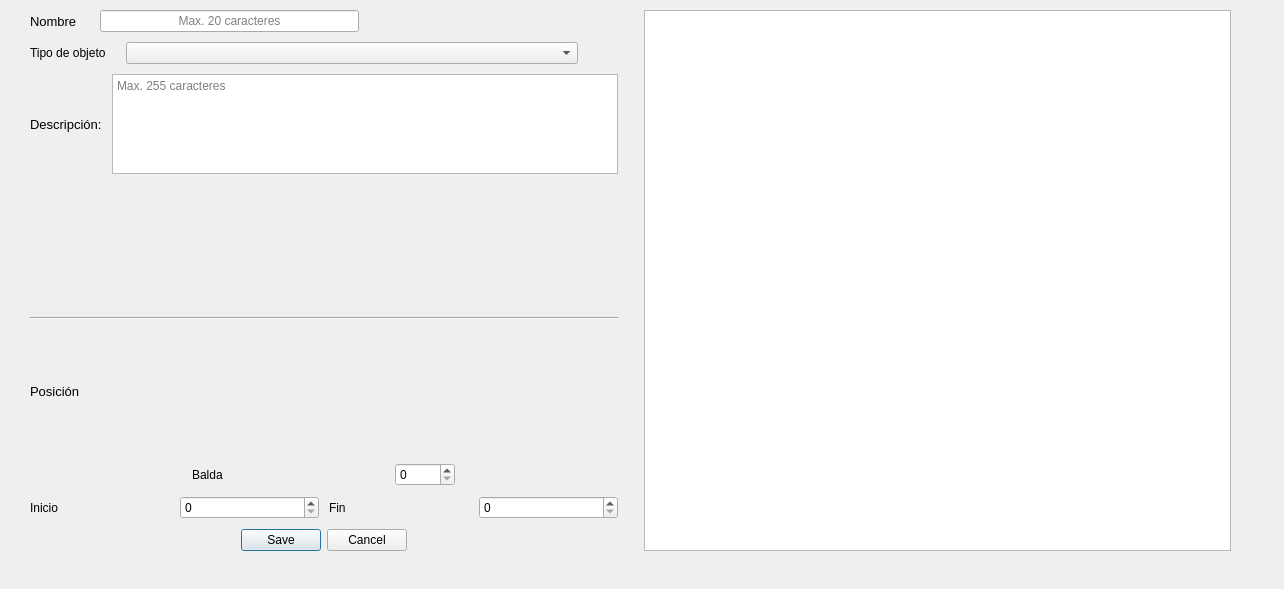
<?xml version="1.0" encoding="UTF-8"?>
<ui version="4.0">
 <class>Dialog</class>
 <widget class="QDialog" name="Dialog">
  <property name="geometry">
   <rect>
    <x>0</x>
    <y>0</y>
    <width>1284</width>
    <height>589</height>
   </rect>
  </property>
  <property name="sizePolicy">
   <sizepolicy hsizetype="Fixed" vsizetype="Fixed">
    <horstretch>0</horstretch>
    <verstretch>0</verstretch>
   </sizepolicy>
  </property>
  <property name="windowTitle">
   <string>Dialog</string>
  </property>
  <widget class="QWidget" name="horizontalLayoutWidget">
   <property name="geometry">
    <rect>
     <x>30</x>
     <y>10</y>
     <width>1201</width>
     <height>541</height>
    </rect>
   </property>
   <layout class="QHBoxLayout" name="horizontalLayout_4">
    <property name="sizeConstraint">
     <enum>QLayout::SetMaximumSize</enum>
    </property>
    <item>
     <layout class="QVBoxLayout" name="verticalLayout_2">
      <property name="spacing">
       <number>10</number>
      </property>
      <property name="sizeConstraint">
       <enum>QLayout::SetDefaultConstraint</enum>
      </property>
      <item>
       <layout class="QHBoxLayout" name="horizontalLayout">
        <property name="sizeConstraint">
         <enum>QLayout::SetDefaultConstraint</enum>
        </property>
        <item>
         <widget class="QLabel" name="label">
          <property name="sizePolicy">
           <sizepolicy hsizetype="Maximum" vsizetype="Preferred">
            <horstretch>0</horstretch>
            <verstretch>0</verstretch>
           </sizepolicy>
          </property>
          <property name="minimumSize">
           <size>
            <width>50</width>
            <height>0</height>
           </size>
          </property>
          <property name="maximumSize">
           <size>
            <width>50</width>
            <height>16777215</height>
           </size>
          </property>
          <property name="font">
           <font>
            <pointsize>10</pointsize>
           </font>
          </property>
          <property name="text">
           <string>Nombre</string>
          </property>
         </widget>
        </item>
        <item>
         <spacer name="horizontalSpacer_5">
          <property name="orientation">
           <enum>Qt::Horizontal</enum>
          </property>
          <property name="sizeType">
           <enum>QSizePolicy::Minimum</enum>
          </property>
          <property name="sizeHint" stdset="0">
           <size>
            <width>10</width>
            <height>20</height>
           </size>
          </property>
         </spacer>
        </item>
        <item>
         <widget class="QLineEdit" name="textName_2">
          <property name="maxLength">
           <number>20</number>
          </property>
          <property name="cursorPosition">
           <number>0</number>
          </property>
          <property name="alignment">
           <set>Qt::AlignCenter</set>
          </property>
          <property name="placeholderText">
           <string>Max. 20 caracteres</string>
          </property>
         </widget>
        </item>
        <item>
         <spacer name="horizontalSpacer">
          <property name="orientation">
           <enum>Qt::Horizontal</enum>
          </property>
          <property name="sizeHint" stdset="0">
           <size>
            <width>40</width>
            <height>20</height>
           </size>
          </property>
         </spacer>
        </item>
       </layout>
      </item>
      <item>
       <layout class="QHBoxLayout" name="horizontalLayout_2">
        <item>
         <widget class="QLabel" name="label_2">
          <property name="sizePolicy">
           <sizepolicy hsizetype="Maximum" vsizetype="Preferred">
            <horstretch>0</horstretch>
            <verstretch>0</verstretch>
           </sizepolicy>
          </property>
          <property name="minimumSize">
           <size>
            <width>10</width>
            <height>0</height>
           </size>
          </property>
          <property name="text">
           <string>Tipo de objeto</string>
          </property>
         </widget>
        </item>
        <item>
         <spacer name="horizontalSpacer_6">
          <property name="orientation">
           <enum>Qt::Horizontal</enum>
          </property>
          <property name="sizeType">
           <enum>QSizePolicy::Maximum</enum>
          </property>
          <property name="sizeHint" stdset="0">
           <size>
            <width>10</width>
            <height>20</height>
           </size>
          </property>
         </spacer>
        </item>
        <item>
         <widget class="QComboBox" name="comboBox">
          <property name="sizePolicy">
           <sizepolicy hsizetype="Minimum" vsizetype="Fixed">
            <horstretch>0</horstretch>
            <verstretch>0</verstretch>
           </sizepolicy>
          </property>
         </widget>
        </item>
        <item>
         <spacer name="horizontalSpacer_2">
          <property name="orientation">
           <enum>Qt::Horizontal</enum>
          </property>
          <property name="sizeType">
           <enum>QSizePolicy::Maximum</enum>
          </property>
          <property name="sizeHint" stdset="0">
           <size>
            <width>40</width>
            <height>20</height>
           </size>
          </property>
         </spacer>
        </item>
       </layout>
      </item>
      <item>
       <layout class="QHBoxLayout" name="horizontalLayout_3">
        <item>
         <widget class="QLabel" name="label_4">
          <property name="font">
           <font>
            <pointsize>10</pointsize>
           </font>
          </property>
          <property name="text">
           <string>Descripción:</string>
          </property>
         </widget>
        </item>
        <item>
         <widget class="QPlainTextEdit" name="etDescription">
          <property name="maximumSize">
           <size>
            <width>16777215</width>
            <height>100</height>
           </size>
          </property>
          <property name="placeholderText">
           <string>Max. 255 caracteres</string>
          </property>
         </widget>
        </item>
       </layout>
      </item>
      <item>
       <widget class="QLabel" name="label_5">
        <property name="font">
         <font>
          <pointsize>20</pointsize>
          <weight>75</weight>
          <bold>true</bold>
         </font>
        </property>
        <property name="text">
         <string/>
        </property>
        <property name="alignment">
         <set>Qt::AlignCenter</set>
        </property>
        <property name="textInteractionFlags">
         <set>Qt::NoTextInteraction</set>
        </property>
       </widget>
      </item>
      <item>
       <widget class="Line" name="line">
        <property name="orientation">
         <enum>Qt::Horizontal</enum>
        </property>
       </widget>
      </item>
      <item>
       <widget class="QLabel" name="label_3">
        <property name="font">
         <font>
          <pointsize>10</pointsize>
         </font>
        </property>
        <property name="text">
         <string>Posición</string>
        </property>
       </widget>
      </item>
      <item>
       <layout class="QHBoxLayout" name="horizontalLayout_12">
        <item>
         <widget class="QLabel" name="label_9">
          <property name="sizePolicy">
           <sizepolicy hsizetype="Maximum" vsizetype="Preferred">
            <horstretch>0</horstretch>
            <verstretch>0</verstretch>
           </sizepolicy>
          </property>
          <property name="minimumSize">
           <size>
            <width>10</width>
            <height>0</height>
           </size>
          </property>
          <property name="text">
           <string>Balda</string>
          </property>
         </widget>
        </item>
        <item>
         <widget class="QSpinBox" name="spinBox_3">
          <property name="minimumSize">
           <size>
            <width>60</width>
            <height>0</height>
           </size>
          </property>
          <property name="maximumSize">
           <size>
            <width>60</width>
            <height>16777215</height>
           </size>
          </property>
         </widget>
        </item>
       </layout>
      </item>
      <item>
       <layout class="QHBoxLayout" name="horizontalLayout_9">
        <item>
         <widget class="QLabel" name="label_7">
          <property name="text">
           <string>Inicio</string>
          </property>
         </widget>
        </item>
        <item>
         <widget class="QSpinBox" name="spinBox_2"/>
        </item>
        <item>
         <widget class="QLabel" name="label_8">
          <property name="text">
           <string>Fin</string>
          </property>
         </widget>
        </item>
        <item>
         <widget class="QSpinBox" name="spinBox"/>
        </item>
       </layout>
      </item>
      <item>
       <widget class="QDialogButtonBox" name="buttonBox">
        <property name="orientation">
         <enum>Qt::Horizontal</enum>
        </property>
        <property name="standardButtons">
         <set>QDialogButtonBox::Cancel|QDialogButtonBox::Save</set>
        </property>
        <property name="centerButtons">
         <bool>true</bool>
        </property>
       </widget>
      </item>
     </layout>
    </item>
    <item>
     <spacer name="horizontalSpacer_4">
      <property name="orientation">
       <enum>Qt::Horizontal</enum>
      </property>
      <property name="sizeType">
       <enum>QSizePolicy::Minimum</enum>
      </property>
      <property name="sizeHint" stdset="0">
       <size>
        <width>20</width>
        <height>20</height>
       </size>
      </property>
     </spacer>
    </item>
    <item>
     <widget class="QTableWidget" name="tableWidget"/>
    </item>
   </layout>
  </widget>
 </widget>
 <resources/>
 <connections/>
</ui>
